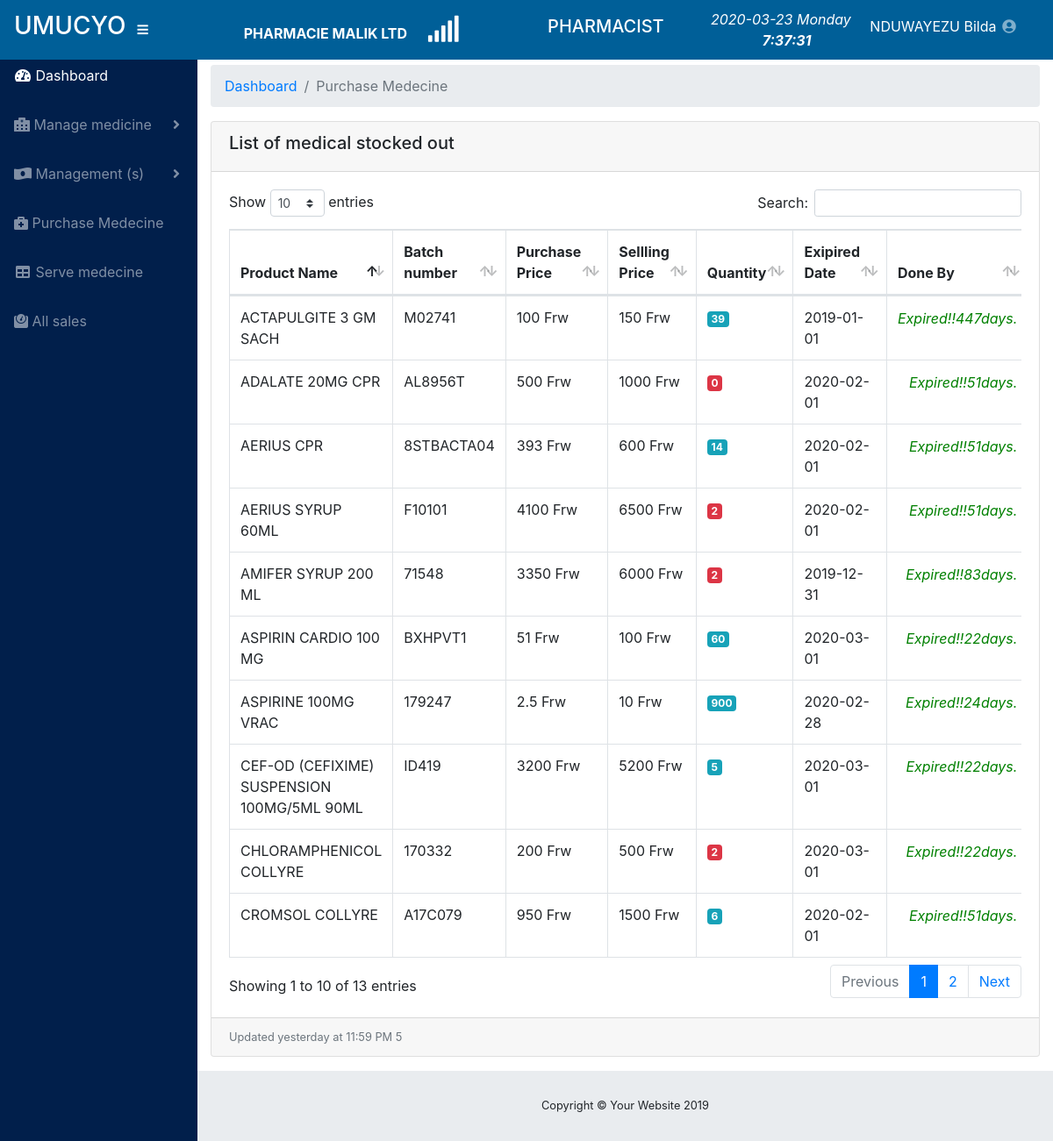
/medecine_expired_qty.php (signed in), run on the app's committed database.
### tables this page shows
CREATE TABLE `phar_branch` (
  `branch_ID` int(11) NOT NULL,
  `branch_name` varchar(60) NOT NULL,
  `institution_code` varchar(45) NOT NULL,
  `branch_province` varchar(60) NOT NULL,
  `brannch_district` varchar(60) NOT NULL,
  `branch_region` varchar(60) NOT NULL,
  `inserted_user` varchar(60) NOT NULL,
  `inserted_date` date NOT NULL,
  `branch_status` enum('0','1') NOT NULL DEFAULT '0'
);

CREATE TABLE `user_role` (
  `role_id` int(11) NOT NULL,
  `role_name` varchar(45) NOT NULL,
  `institution_code` varchar(45) NOT NULL,
  `reg_date` date NOT NULL
);

CREATE TABLE `purchase_medical_product` (
  `purchase_ID` int(11) NOT NULL,
  `product_name` varchar(45) NOT NULL,
  `purchase_price` float NOT NULL,
  `selling_price` float NOT NULL,
  `product_category` varchar(45) NOT NULL,
  `medical_source` int(11) NOT NULL,
  `batch_number` varchar(50) NOT NULL,
  `product_quantity` float NOT NULL,
  `user_id` int(11) NOT NULL,
  `branch_ID` int(11) NOT NULL,
  `institution_code` varchar(45) NOT NULL,
  `expired_date` date NOT NULL,
  `purchase_date` date NOT NULL,
  `purchase_status` int(11) NOT NULL,
  `expired_qty` varchar(45) DEFAULT NULL
);

CREATE TABLE `medical_product` (
  `product_ID` int(11) NOT NULL,
  `product_Nmae` varchar(50) NOT NULL,
  `category` varchar(45) NOT NULL,
  `branch_ID` int(11) NOT NULL,
  `institution_code` varchar(45) NOT NULL,
  `register_date` date NOT NULL,
  `product_status` int(11) NOT NULL
);

### medecine_expired_qty.php (the view, shortened to what this page needs)
<?php
    include('includes/head_tag.php');
    include('database_connection.php');
?>
</head>
<body id="page-top">
  <?php include('includes/menu.php');
?>
    <div id="content-wrapper" style="">
      <div class="container-fluid">
        <ol class="breadcrumb">
          <li class="breadcrumb-item">
            <a href="home">Dashboard</a>
          </li>
          <li class="breadcrumb-item active">Purchase Medecine</li>
        </ol>
  <div class="card mb-3">
    <div class="card-header">
      <h5>List of medical stocked out</h5>
      </div>
    <div class="card-body">
      <div class="table-responsive">
        <table class="table table-bordered" id="dataTable" cellspacing="0">
           <thead>
          <tr>
              <th>Product Name</th>
              <th>Batch number</th>
              <th>Purchase Price</th>
              <th>Sellling Price</th>
              <th>Quantity</th>
              <th>Exipired Date</th>
              <th>Done By</th>
            </tr>
          </thead>
          <tbody style="padding: 0px;">
            <?php
       if($_SESSION['role_id'] == 3){
        $sql = "SELECT *,product_quantity as quantity FROM `purchase_medical_product`
        INNER JOIN `medical_product` ON purchase_medical_product.product_name = medical_product.product_ID
        INNER JOIN `login` ON purchase_medical_product.user_id = login.user_id
        WHERE purchase_medical_product.institution_code = '$_SESSION[institution_code]'
        AND purchase_medical_product.purchase_status ='1'
        GROUP BY CONCAT(purchase_medical_product.product_name, '_', purchase_medical_product.batch_number)";
        $query = $conn->query($sql);
       }else{
        $sql = "SELECT *,product_quantity as quantity FROM `purchase_medical_product`
        INNER JOIN `medical_product` ON purchase_medical_product.product_name = medical_product.product_ID
        INNER JOIN `login` ON purchase_medical_product.user_id = login.user_id
        WHERE purchase_medical_product.branch_ID ='$_SESSION[branch]'
        AND purchase_medical_product.institution_code = '$_SESSION[institution_code]'
        AND purchase_medical_product.purchase_status ='1'
        GROUP BY CONCAT(purchase_medical_product.product_name, '_', purchase_medical_product.batch_number)";
        $query = $conn->query($sql);
       }
        while($row = $query->fetch_assoc()){
          $product_name       = $row['product_Nmae'];
          $expired            = $row['expired_date'];
          $batch              = $row['batch_number'];
          $quantity_purchase  = $row['quantity'];
          $selling_price      = $row['selling_price'];
          $purhase_price     = $row['purchase_price'];
          $start  = date_create();
          $end  = date_create($expired);
          $diff   = date_diff($start, $end );
          $ref = date_diff($end, $start);
            if($quantity_purchase < 5){
            $quantity_view = "<span class='badge badge-danger'> $quantity_purchase </span>";
            }else{
              $quantity_view = "<span class='badge badge-info'> $quantity_purchase </span>";
            }
            if($diff->format("%R%a") >= '0'){
              continue;
            }
            if($diff->format("%R%a") >=60){
              $date_expired= '<i style="float:right; color:green;margin-top:1%; ">Expired in '. $diff->format("%a").' days.</i>';
            }elseif( $diff->format("%R%a") < 30 && $diff->format("%R%a") > 0){
              $date_expired= '<i style="float:right; color:red;margin-top:1%; ">Expired in '.$diff->format("%a").'days.</i>';
            }elseif($diff->format("%R%a") <= 0){
              $pasted_days = '<i style="float:right; color:green;margin-top:1%; ">Expired!!' .$ref->format("%a").'days.</i>';
            }
           ?>
            <tr>
              <td>
                <?php echo $product_name; ?>
              </td>
              <td>
                <?php echo $batch; ?>
              </td>
              <td>
                <?php echo $purhase_price." Frw"; ?>
              </td>
              <td>
                <?php echo $selling_price." Frw"; ?>
              </td>
              <td>
                <?php echo $quantity_view; ?>
              </td>
              <td>
                <?php echo $expired; ?>
              </td>
              <td><p class="pull-left"><?php echo $pasted_days; ?></p></td>
            </tr>
        </div>
      <?php }  ?>
          <div class="card-footer small text-muted">Updated yesterday at 11:59 PM
          <?php echo $_SESSION['branch']; ?></div>
      <footer class="sticky-footer">
        <div class="container my-auto">
          <div class="copyright text-center my-auto">
            <span>Copyright © Your Website 2019</span>
          </div>
        </div>
      </footer>
</body>
</html>

### includes/menu.php (shortened to what this page needs)
<?php
include('includes/config.php');
$sql_priv = "SELECT * FROM `user_privilegies` WHERE role_id ='$_SESSION[role_id]'";
$result = $conn->query($sql_priv);
$rows = $result->fetch_assoc();
$sql_role = "SELECT * FROM `user_role` WHERE role_id ='$_SESSION[role_id]'";
$result = $conn->query($sql_role);
$row_roleName = $result->fetch_assoc();
$role_name = $row_roleName['role_name'];
$sql = "SELECT * FROM `phar_branch` WHERE branch_ID = '$_SESSION[branch]'";
$result = $conn->query($sql);
$row = $result->fetch_object();
$branch_name = $row->branch_name;
?>
<nav class="navbar navbar-expand navbar-dark navbar-fixed-top fixed-top" style="background-color: #005f98; margin-bottom: auto;" >
    <a class="navbar-brand mr-1" href="home">
      <h3>UMUCYO</h3>
    </a>
    <button class="btn btn-link btn-sm text-white order-1 order-sm-0" id="sidebarToggle" href="#">
      <i class="fas fa-bars"></i>
    </button>
    <a  href="" id=""  aria-expanded="false">
          <span style="color: #FFF;margin-left:100px;"><b><?php echo $branch_name; ?></b>
            &nbsp;&nbsp;&nbsp;&nbsp;<i id="demo"></i></span>
        </a>
<h5 style="margin-left: 100px; color: #fff;"><?php echo $role_name; ?></h5>
    <div class="d-none d-md-inline-block form-inline ml-auto mr-0 mr-md-3 my-2 my-md-0">
    <ul class="navbar-nav ml-auto ml-md-0 my-2 my-md-0">
             <i class="" style="color: #FFF;">
        <?php echo date("Y-m-d")."  ". date("l"); ?>&nbsp;&nbsp;&nbsp;
      <strong><label id="timer"></label></strong>
      </i>
      <li class="nav-item dropdown no-arrow">
        <a class="nav-link dropdown-toggle" href="#" id="userDropdown" role="button" data-toggle="dropdown" aria-haspopup="true" aria-expanded="false">
          <span style="color: #FFF;"><?php echo $_SESSION['first_name']." ".$_SESSION['last_name']; ?></span>
          <i class="fas fa-user-circle fa-fw"></i>
        </a>
      </li>
    </ul>
  </div>
  </nav>
  <br><br>
<div id="wrapper" style="margin-top: 10px;" >
    <ul class="sidebar navbar-nav"style="background-color: #011f4b;">
      <li class="nav-item active">
        <a class="nav-link" href="home">
          <i class="fas fa-fw fa-tachometer-alt"></i>
          <span>Dashboard</span>
        </a>
      </li>
      <?php if($_SESSION['role_id']== 1){ ?>
      <li class="nav-item">
        <a class="nav-link" href="phar_institution">
        <i class="fas fa-fw fa-table"></i>
          <span>System Backup</span></a>
      </li>
      <li class="nav-item">
        <a class="nav-link" href="phar_institution">
        <i class="fas fa-fw fa-table"></i>
          <span>Pharmacy Institution</span></a>
      </li>
      <?php } if($rows['acc_privilegie']== 1 || $_SESSION['role_id']== 1){ ?>
      <li class="nav-item">
        <a class="nav-link" href="pharmacy_privilegie">
        <i class="fas fa-fw fa-table"></i>
          <span>Access Right</span></a>
      </li>
      <?php } if($rows['acc_medecine']== 1 || $_SESSION['role_id']== 1){ ?>
      <li class="nav-item dropdown">
        <a class="nav-link dropdown-toggle" href="#" id="pagesDropdown" role="button" data-toggle="dropdown" aria-haspopup="true" aria-expanded="false">
          <i class="fas fa-hospital-alt"></i>
          <span>Manage medicine</span>
        </a>
        </li>
      <?php } if($rows['acc_management']== 1 || $_SESSION['role_id']== 1){ ?>
          <li class="nav-item dropdown">
        <a class="nav-link dropdown-toggle" href="#" id="pagesDropdown" role="button" data-toggle="dropdown" aria-haspopup="true" aria-expanded="false">
          <i class="fas fa-money-bill-wave-alt"></i>
          <span>Management (s)</span>
        </a>
      </li>
      <?php  } if($rows['acc_purchased']== 1 || $_SESSION['role_id']== 1){ ?>
      <li class="nav-item">
        <a class="nav-link" href="medecine_purchase">
        <i class="fas fa-briefcase-medical"></i>
          <span>Purchase Medecine</span></a>
      </li>
      <?php } if($rows['acc_to_serve']== 1 || $_SESSION['role_id']== 1){ ?>
      <li class="nav-item">
        <a class="nav-link" href="medecine">
        <i class="fas fa-fw fa-table"></i>
          <span>Serve medecine</span></a>
      </li>
      <?php } if($rows['acc_branches']== 1 || $_SESSION['role_id']== 1){ ?>
      <?php } if($rows['acc_all_served']== 1 || $_SESSION['role_id']== 1){ ?>
      <li class="nav-item">
        <a class="nav-link" href="all_sales">
          <i class="fas fa-weight"></i>
          <span>All sales</span></a>
      </li>
      <?php } if($rows['acc_manager_report']== 1 || $_SESSION['role_id']== 1){ ?>
      <li class="nav-item">
        <a class="nav-link" href="financialreport">
          <i class="fas fa-file"></i>
          <span>Reporting</span></a>
      </li>
      <?php } if($rows['acc_pharmacy_user']== 1 || $_SESSION['role_id']== 1){ ?>
     <li class="nav-item">
        <a class="nav-link" href="pharmacy_users">
          <i class="fas fa-users"></i>
          <span>Staff</span>
        </a>
      </li>
      <?php } if($rows['acc_transaction']== 1 || $_SESSION['role_id']== 1){ ?>
      <li class="nav-item">
        <a class="nav-link" href="checkout">
          <i class="fas fa-users"></i>
          <span>TRANSACTION</span>
        </a>
      </li>
      <?php }  ?>
    </ul>

### data on the page
phar_branch: branch_name "PHARMACIE MALIK LTD"
user_role: role_name "PHARMACIST"
purchase_medical_product: medical_product.product_Nmae "ASPIRIN CARDIO 100 MG", batch_number "BXHPVT1", purchase_price "51", selling_price "100", product_quantity "60", expired_date "2020-03-01", expired_date "22"
purchase_medical_product: medical_product.product_Nmae "ASPIRINE 100MG VRAC", batch_number "179247", purchase_price "2.5", selling_price "10", product_quantity "900", expired_date "2020-02-28", expired_date "24"
purchase_medical_product: medical_product.product_Nmae "ACTAPULGITE 3 GM SACH", batch_number "M02741", purchase_price "100", selling_price "150", product_quantity "39", expired_date "2019-01-01", expired_date "447"
purchase_medical_product: medical_product.product_Nmae "ADALATE 20MG CPR", batch_number "AL8956T", purchase_price "500", selling_price "1000", product_quantity "0", expired_date "2020-02-01", expired_date "51"
purchase_medical_product: medical_product.product_Nmae "CEF-OD (CEFIXIME) SUSPENSION 100MG/5ML 90ML", batch_number "ID419", purchase_price "3200", selling_price "5200", product_quantity "5", expired_date "2020-03-01", expired_date "22"
purchase_medical_product: medical_product.product_Nmae "AERIUS CPR", batch_number "8STBACTA04", purchase_price "393", selling_price "600", product_quantity "14", expired_date "2020-02-01", expired_date "51"
purchase_medical_product: medical_product.product_Nmae "AERIUS SYRUP 60ML", batch_number "F10101", purchase_price "4100", selling_price "6500", product_quantity "2", expired_date "2020-02-01", expired_date "51"
purchase_medical_product: medical_product.product_Nmae "CHLORAMPHENICOL COLLYRE", batch_number "170332", purchase_price "200", selling_price "500", product_quantity "2", expired_date "2020-03-01", expired_date "22"
purchase_medical_product: medical_product.product_Nmae "CROMSOL COLLYRE", batch_number "A17C079", purchase_price "950", selling_price "1500", product_quantity "6", expired_date "2020-02-01", expired_date "51"
purchase_medical_product: medical_product.product_Nmae "AMIFER SYRUP 200 ML", batch_number "71548", purchase_price "3350", selling_price "6000", product_quantity "2", expired_date "2019-12-31", expired_date "83"

### other printed values
$_SESSION['first_name'] "NDUWAYEZU"
$_SESSION['last_name'] "Bilda"
$_SESSION['branch'] "5"
